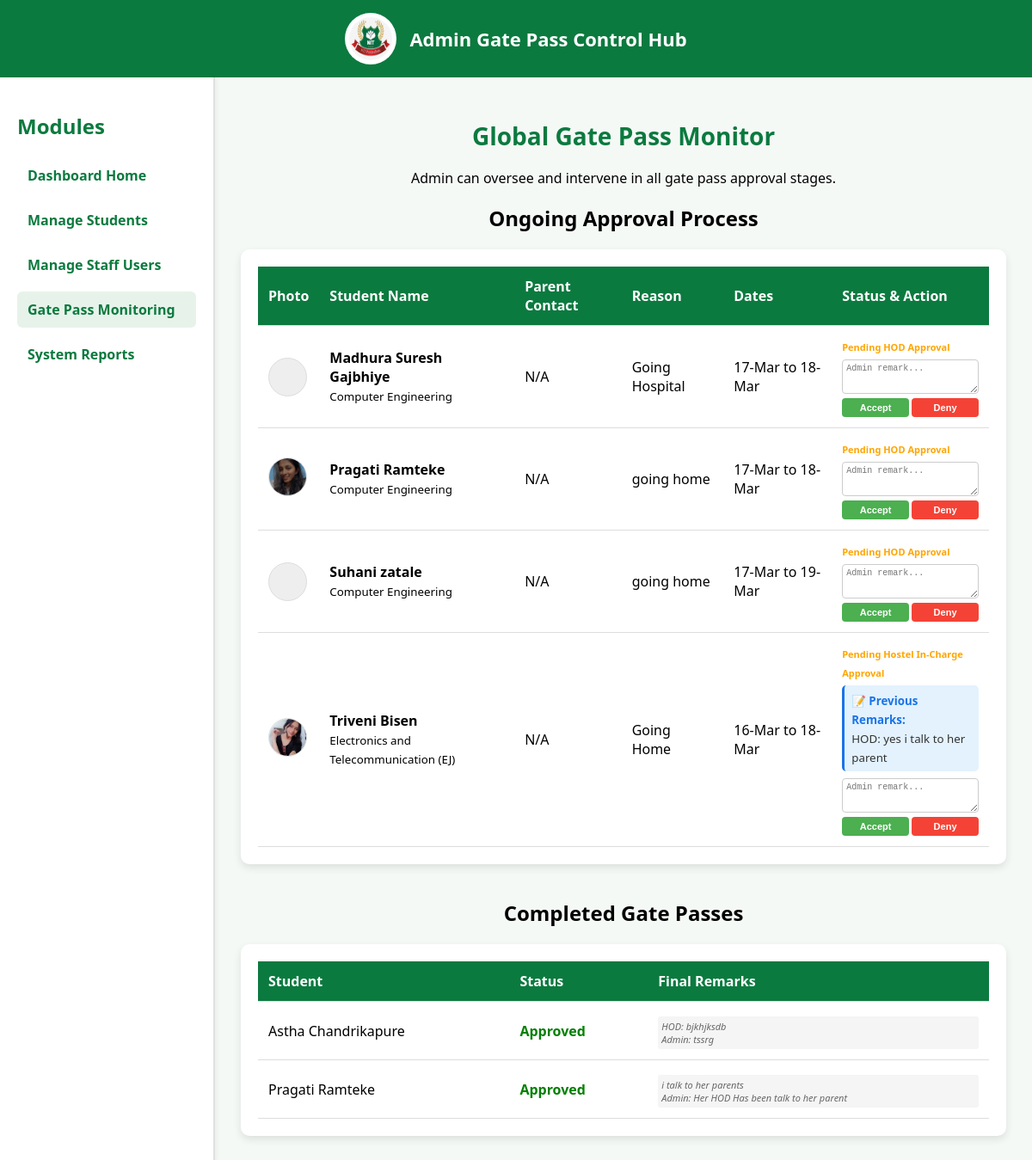
/admin_gatepass.php (signed in), run on the app's committed database.
### tables this page shows
CREATE TABLE `gate_passes` (
  `id` int NOT NULL,
  `user_id` int NOT NULL,
  `student_name` varchar(100) NOT NULL,
  `college_name` varchar(100) DEFAULT NULL,
  `department_name` varchar(100) DEFAULT NULL,
  `reason` text NOT NULL,
  `leave_date` date NOT NULL,
  `return_date` date NOT NULL,
  `remarks` text,
  `status` enum('Pending HOD Approval','Pending Admin Approval','Pending Hostel In-Charge Approval','Pending Warden Approval','Approved','Rejected') DEFAULT 'Pending HOD Approval',
  `created_at` timestamp NULL DEFAULT CURRENT_TIMESTAMP
);

CREATE TABLE `students_info` (
  `id` int NOT NULL,
  `user_id` int NOT NULL,
  `student_name` varchar(100) NOT NULL,
  `college_name` varchar(100) DEFAULT NULL,
  `department_name` varchar(100) DEFAULT NULL,
  `room_no` varchar(50) DEFAULT NULL,
  `academic_year` varchar(50) DEFAULT NULL,
  `college_type` enum('Polytechnic','Engineering') DEFAULT NULL,
  `department` varchar(100) DEFAULT NULL,
  `parent_name` varchar(100) DEFAULT NULL,
  `parent_mobile` varchar(20) DEFAULT NULL,
  `student_mobile` varchar(20) DEFAULT NULL,
  `profile_photo` varchar(255) DEFAULT NULL,
  `course_type` enum('Engineering','Polytechnic') DEFAULT NULL,
  `npoly_id` varchar(50) DEFAULT NULL
);

### admin_gatepass.php (the view, shortened to what this page needs)
<?php
include("db.php");
$college_type = $_SESSION['college_type'] ?? null;
if ($college_type) {
    $pending_query = "SELECT g.*, s.college_name, s.academic_year, s.department_name, s.parent_mobile, s.profile_photo
                      FROM gate_passes g
                      LEFT JOIN students_info s ON g.user_id = s.user_id
                      WHERE g.status NOT IN ('Approved', 'Rejected') AND g.college_type = ?
                      ORDER BY FIELD(g.status, 'Pending HOD Approval', 'Pending Hostel In-Charge Approval', 'Pending Admin Approval', 'Pending Warden Approval'), g.created_at ASC";
    $p_stmt = $conn->prepare($pending_query);
    $p_stmt->bind_param("s", $college_type);
} else {
    $pending_query = "SELECT g.*, s.college_name, s.academic_year, s.department_name, s.parent_mobile, s.profile_photo
                      FROM gate_passes g
                      LEFT JOIN students_info s ON g.user_id = s.user_id
                      WHERE g.status NOT IN ('Approved', 'Rejected')
                      ORDER BY FIELD(g.status, 'Pending HOD Approval', 'Pending Hostel In-Charge Approval', 'Pending Admin Approval', 'Pending Warden Approval'), g.created_at ASC";
    $p_stmt = $conn->prepare($pending_query);
}
$p_stmt->execute();
$pending_result = $p_stmt->get_result();
if ($college_type) {
    $history_query = "SELECT g.*, s.college_name, s.academic_year, s.department_name
                      FROM gate_passes g
                      LEFT JOIN students_info s ON g.user_id = s.user_id
                      WHERE g.status IN ('Approved', 'Rejected') AND g.college_type = ?
                      ORDER BY g.created_at DESC LIMIT 100";
    $h_stmt = $conn->prepare($history_query);
    $h_stmt->bind_param("s", $college_type);
} else {
    $history_query = "SELECT g.*, s.college_name, s.academic_year, s.department_name
                      FROM gate_passes g
                      LEFT JOIN students_info s ON g.user_id = s.user_id
                      WHERE g.status IN ('Approved', 'Rejected')
                      ORDER BY g.created_at DESC LIMIT 100";
    $h_stmt = $conn->prepare($history_query);
}
$h_stmt->execute();
$history_result = $h_stmt->get_result();
?>
<!DOCTYPE html>
<html lang="en">
<head>
    <link rel="stylesheet" href="admin.css">
    <link rel="stylesheet" href="responsive.css">
</head>
<body>
    <header>
        <img src="nit_logo.png.jpg" alt="NIT Logo">
        Admin Gate Pass Control Hub
    </header>
    <div class="dashboard">
        <div class="sidebar">
            <h2>Modules</h2>
            <a href="admin.php">Dashboard Home</a>
            <a href="admin_student_info.php">Manage Students</a>
            <a href="admin_manage_users.php">Manage Staff Users</a>
            <a href="admin_gatepass.php" style="background: #e7f3ea;">Gate Pass Monitoring</a>
            <a href="admin_reports.php">System Reports</a>
        </div>
        <div class="content">
            <h1>Global Gate Pass Monitor</h1>
            <p>Admin can oversee and intervene in all gate pass approval stages.</p>
            <h2>Ongoing Approval Process</h2>
            <div class="table-container">
            <table>
                <thead>
                    <tr>
                        <th>Photo</th>
                        <th>Student Name</th>
                        <th>Parent Contact</th>
                        <th>Reason</th>
                        <th>Dates</th>
                        <th>Status & Action</th>
                    </tr>
                </thead>
                <tbody>
                    <?php if($pending_result->num_rows > 0): ?>
                        <?php while($row = $pending_result->fetch_assoc()): ?>
                            <tr>
                                <td>
                                    <?php if(!empty($row['profile_photo'])): ?>
                                        <img src="uploads/profile_photos/<?php echo $row['profile_photo']; ?>" style="width: 45px; height: 45px; border-radius: 50%; object-fit: cover; border: 1px solid #ddd;">
                                    <?php else: ?>
                                        <div style="width: 45px; height: 45px; border-radius: 50%; background: #eee; border: 1px solid #ddd;"></div>
                                    <?php endif; ?>
                                </td>
                                <td>
                                    <strong><?php echo htmlspecialchars($row['student_name']); ?></strong><br>
                                    <small><?php echo htmlspecialchars($row['department_name'] ?? 'N/A'); ?></small>
                                </td>
                                <td>
                                    <?php echo htmlspecialchars($row['parent_mobile'] ?? 'N/A'); ?>
                                </td>
                                <td><?php echo htmlspecialchars($row['reason']); ?></td>
                                <td>
                                    <?php echo date('d-M', strtotime($row['leave_date'])); ?> to <?php echo date('d-M', strtotime($row['return_date'])); ?>
                                </td>
                                <td>
                                    <div style="margin-bottom:5px;"><span class="status-w"><?php echo $row['status']; ?></span></div>
                                    <?php if(!empty($row['remarks'])): ?>
                                        <div style="background:#e3f2fd; padding:6px 8px; border-radius:5px; border-left:3px solid #1a73e8; margin-bottom:8px;">
                                            <small style="color:#1a73e8; font-weight:bold;">📝 Previous Remarks:</small><br>
                                            <small style="color:#333; white-space:pre-wrap;"><?php echo htmlspecialchars($row['remarks']); ?></small>
                                        </div>
                                    <?php endif; ?>
                                    <form method="POST" action="" style="display:flex; flex-direction:column; gap:5px;" onsubmit="return true;">
                                        <textarea name="remark" placeholder="Admin remark..." style="width: 100%; min-height: 40px; padding: 4px; font-size: 10px; border: 1px solid #ccc; border-radius: 4px;" required oninput="const btns = this.parentElement.querySelectorAll('button'); const val = this.value.trim(); btns.forEach(b => b.disabled = val === '');"></textarea>
                                        <div style="display:flex; gap:3px;">
                                            <button type="submit" name="new_status" value="Approved" class="btn-approve" style="flex:1; padding:5px; font-size:11px; font-weight:bold; cursor:pointer;" disabled>Accept</button>
                                            <button type="submit" name="new_status" value="Rejected" style="flex:1; padding:5px; font-size:11px; background:#f44336; color:white; border:none; border-radius:4px; font-weight:bold; cursor:pointer;" disabled>Deny</button>
                                        </div>
                                    </form>
                                </td>
                            </tr>
                        <?php endwhile; ?>
                    <?php else: ?>
                        <tr><td colspan="6" style="text-align:center;">No active gate passes.</td></tr>
                    <?php endif; ?>
                </tbody>
            </table>
            </div>
            <h2 style="margin-top:40px;">Completed Gate Passes</h2>
            <div class="table-container">
                <table>
                    <thead>
                        <tr>
                            <th>Student</th>
                            <th>Status</th>
                            <th>Final Remarks</th>
                        </tr>
                    </thead>
                    <tbody>
                        <?php if($history_result->num_rows > 0): ?>
                            <?php while($row = $history_result->fetch_assoc()): ?>
                                <tr>
                                    <td><?php echo htmlspecialchars($row['student_name']); ?></td>
                                    <td>
                                        <?php if($row['status'] == 'Approved'): ?>
                                            <span class="status-approved">Approved</span>
                                        <?php else: ?>
                                            <span class="status-rejected">Rejected</span>
                                        <?php endif; ?>
                                    </td>
                                    <td><div class="remark-text"><?php echo htmlspecialchars($row['remarks'] ?? ''); ?></div></td>
                                </tr>
                            <?php endwhile; ?>
                        <?php else: ?>
                            <tr><td colspan="3" style="text-align:center;">No history available.</td></tr>
                        <?php endif; ?>
                    </tbody>
                </table>
            </div>
        </div>
    </div>
</body>
</html>

### admin.css (style rules this page uses)
body { font-family: "Segoe UI", sans-serif; margin: 0; background: #f5f9f6; }
header { background: #0b7a3f; color: white; text-align: center; padding: 15px; font-size: 22px; font-weight: bold; display: flex; align-items: center; justify-content: center; gap: 15px; }
header img { width: 60px; height: 60px; border-radius: 50%; background: white; padding: 5px; }
.dashboard { display: flex; min-height: 90vh; }
.sidebar { width: 250px; background: #ffffff; padding: 20px; border-right: 2px solid #e0e0e0; box-shadow: 2px 0 6px rgba(0, 0, 0, 0.05); }
.sidebar h2 { color: #0b7a3f; margin-bottom: 20px; }
.sidebar a { display: block; text-decoration: none; color: #0b7a3f; font-weight: 600; margin: 10px 0; padding: 10px 12px; border-radius: 6px; transition: 0.3s; }
.content { flex: 1; padding: 30px; text-align: center; }
.content h1 { color: #0b7a3f; font-size: 28px; }
.table-container { width: 100%; overflow-x: auto; -webkit-overflow-scrolling: touch; margin-top: 20px; border-radius: 8px; box-shadow: 0 2px 8px rgba(0,0,0,0.05); }
table { min-width: 600px; }

### responsive.css (style rules this page uses)
*, *::before, *::after { box-sizing: border-box; }
img { max-width: 100%; height: auto; }
input, select, textarea { font-size: 16px; }

### admin_gatepass.php (style rules this page uses)
.table-container { background: white; padding: 20px; border-radius: 10px; box-shadow: 0 4px 10px rgba(0,0,0,0.1); margin-top: 20px; overflow-x: auto; }
table { width: 100%; border-collapse: collapse; }
th, td { text-align: left; padding: 12px; border-bottom: 1px solid #ddd; }
th { background-color: #0b7a3f; color: white; }
.btn-approve { background: #4caf50; color: white; border: none; padding: 6px 12px; border-radius: 4px; cursor: pointer; font-weight: bold; }
.status-w { color: orange; font-weight: bold; font-size: 11px; }
.status-approved { color: green; font-weight: bold; }
.remark-text { font-size: 11px; font-style: italic; color: #666; display: block; background: #f5f5f5; padding: 4px; border-radius: 3px; margin-top: 5px; white-space: pre-wrap; }

### data on the page
gate_passes: student_name "Madhura Suresh Gajbhiye", students_info.department_name "Computer Engineering", students_info.parent_mobile "N/A", reason "Going Hospital", leave_date "17-Mar", return_date "18-Mar", status "Pending HOD Approval"
gate_passes: students_info.profile_photo (picture), student_name "Pragati Ramteke", students_info.department_name "Computer Engineering", students_info.parent_mobile "N/A", reason "going home", leave_date "17-Mar", return_date "18-Mar", status "Pending HOD Approval"
gate_passes: student_name "Suhani zatale", students_info.department_name "Computer Engineering", students_info.parent_mobile "N/A", reason "going home", leave_date "17-Mar", return_date "19-Mar", status "Pending HOD Approval"
gate_passes: students_info.profile_photo (picture), student_name "Triveni Bisen", students_info.department_name "Electronics and Telecommunication (EJ)", students_info.parent_mobile "N/A", reason "Going Home", leave_date "16-Mar", return_date "18-Mar", status "Pending Hostel In-Charge Approval", remarks "HOD: yes i talk to her parent"
gate_passes: student_name "Astha Chandrikapure", status "Approved", remarks "HOD: bjkhjksdb Admin: tssrg"
gate_passes: student_name "Pragati Ramteke", status "Approved", remarks "i talk to her parents Admin: Her HOD Has been talk to her parent"
